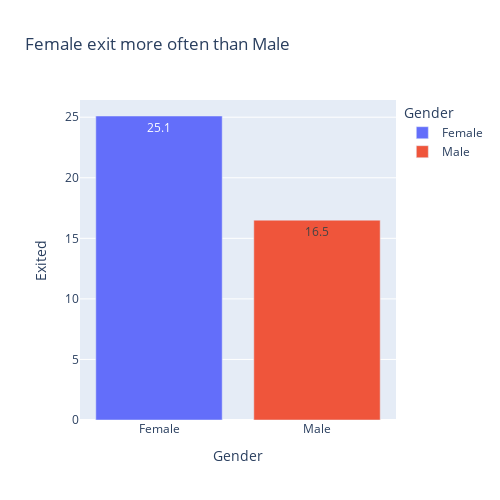

Notebook source saved alongside this figure:
### Markdown cell above
### 9.6

### Code cell
gender_data = churn_data.groupby(
    by='Gender',
    as_index=False
)[['Exited']].mean()
gender_data['Exited']=(gender_data['Exited']*100).round(decimals=1)
fig = px.bar(
    data_frame=gender_data, 
    x="Gender", 
    y="Exited", 
    color='Gender', 
    text = 'Exited',
    orientation='v',
    height=500,
    width=500,
    title='Female exit more often than Male'
)
fig.show()

### Figure 1 — Plotly figure (JSON) as saved in the notebook; plotly's stock layout.template omitted (floating-point values rounded to 4 significant figures)
{"data": [{"alignmentgroup": "True", "hovertemplate": "Gender=%{x}<br>Exited=%{text}<extra></extra>", "legendgroup": "Female", "marker": {"color": "#636efa", "pattern": {"shape": ""}}, "name": "Female", "offsetgroup": "Female", "orientation": "v", "showlegend": true, "text": [25.1], "textposition": "auto", "type": "bar", "x": ["Female"], "xaxis": "x", "y": [25.1], "yaxis": "y"}, {"alignmentgroup": "True", "hovertemplate": "Gender=%{x}<br>Exited=%{text}<extra></extra>", "legendgroup": "Male", "marker": {"color": "#EF553B", "pattern": {"shape": ""}}, "name": "Male", "offsetgroup": "Male", "orientation": "v", "showlegend": true, "text": [16.5], "textposition": "auto", "type": "bar", "x": ["Male"], "xaxis": "x", "y": [16.5], "yaxis": "y"}], "layout": {"barmode": "relative", "height": 500, "legend": {"title": {"text": "Gender"}, "tracegroupgap": 0}, "title": {"text": "Female exit more often than Male"}, "width": 500, "xaxis": {"anchor": "y", "categoryarray": ["Female", "Male"], "categoryorder": "array", "domain": [0, 1], "title": {"text": "Gender"}}, "yaxis": {"anchor": "x", "domain": [0, 1], "title": {"text": "Exited"}}}}
